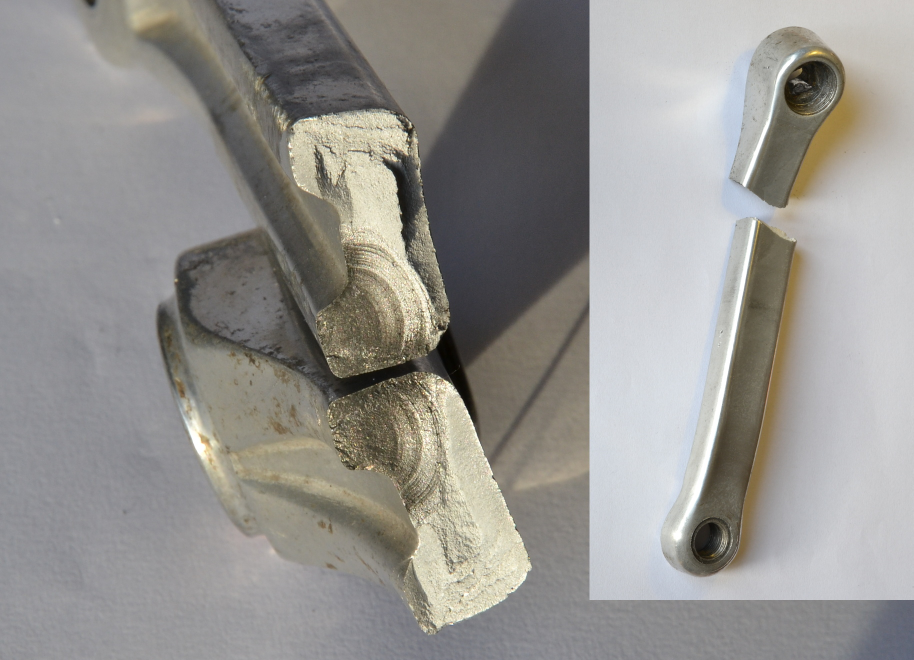
#> input picture fatigue-film/assets/crank_fracture.jpg, 1827 x 1320 px (shown at 1/2 size)
$ python -i render_video.py   (imports and definitions only)
#> lines starting #> are read from the running program, lines starting #| are printed output that depends on the picture
"""Deterministic science-animation renderer: Pillow frames + FFmpeg H.264.

Usage: python render_video.py --preview
       python render_video.py --render --workers 3
The included audio/captions make the video reproducible offline.
"""
import argparse
import bisect
import concurrent.futures
import functools
import json
import math
import subprocess
from pathlib import Path

import numpy as np
from PIL import Image, ImageDraw, ImageFont

ROOT=Path(__file__).resolve().parent
# [1 line that did not run here, left out]
# [1 line that did not run here, left out]
# [1 line that did not run here, left out]
# [2 lines not run here, left out]
BG='#091321'; PANEL='#102338'; EDGE='#294258'; WHITE='#edf6ff'
MUTED='#a1b5c9'; CYAN='#40dcdf'; BLUE='#6c9fff'; GOLD='#ffc36b'; RED='#ff737d'


# [4 lines left out: function font, not called in this run]


def tw(text,size=32,bold=False):
    return font(size,bold).getlength(text)


def text(d,xy,s,size=32,color=WHITE,bold=False,anchor=None):
    d.text(xy,s,font=font(size,bold),fill=color,anchor=anchor,stroke_width=0)


# [11 lines left out: function lines, not called in this run]


def fittext(d,xy,s,maxwidth,size=60,color=WHITE,bold=True):
    while tw(s,size,bold)>maxwidth: size-=1
    text(d,xy,s,size,color,bold)


def panel(d,box,fill=PANEL,outline=EDGE,r=24):
    d.rounded_rectangle(tuple(map(int,box)),r,fill=fill,outline=outline,width=2)


def line(d,pts,color=CYAN,width=5):
    d.line([(int(x),int(y)) for x,y in pts],fill=color,width=int(width),joint='curve')


# [14 lines left out: functions arrow, dashed, not called in this run]


def dot(d,x,y,r=8,c=CYAN):
    d.ellipse((x-r,y-r,x+r,y+r),fill=c)


def ring(d,x,y,r=30,c=CYAN,width=4):
    d.ellipse((x-r,y-r,x+r,y+r),outline=c,width=width)


# [5 lines left out: function chip, not called in this run]


def clamp(x): return max(0.,min(1.,x))
def smooth(x): x=clamp(x); return x*x*(3-2*x)


# [10 lines left out: function background, not called in this run]


@functools.lru_cache(None)
def photo(name): return Image.open(ROOT/'assets'/name).convert('RGB')


# [22 lines left out: functions sized_photo, place, formula_img, not called in this run]


def formula(im,expr,x,y,size=72,color=WHITE):
    p=formula_img(expr,size,color); im.alpha_composite(p,(int(x),int(y)))
    return p.width,p.height


# [29 lines left out: functions base, caption, not called in this run]


@functools.lru_cache(None)
def get_captions(): return json.loads((ROOT/'captions.json').read_text())


# [375 lines left out: functions bike, plate, sn_chart, reading, intro, loading and 14 more, not called in this run]


DRAWERS={'intro':intro,'loading':loading,'specimen':specimen,'growth':growth,
         'sn_axes':sn_axes,'sn_read':sn_read,'sn_limits':sn_limits,'toughness':toughness,
         'formula':formula_scene,'ki_changes':ki_changes,'critical':critical,
         'bike':bicycle_scene,'bike_load':bike_load,'bike_crack':bike_crack,
         'bike_link':bike_link,'care':care}


# [5 lines left out: function frame, not called in this run]


def render_scene(scene):
    path=TMP/(scene['id']+'.mp4'); count=round((scene['end']-scene['start'])*FPS)
    cmd=['ffmpeg','-v','error','-y','-f','rawvideo','-pixel_format','rgb24',
         '-video_size',f'{W}x{H}','-framerate',str(FPS),'-i','-',
         '-an','-c:v','libx264','-preset','fast','-crf','19','-threads','2',
         '-pix_fmt','yuv420p','-movflags','+faststart',str(path)]
    proc=subprocess.Popen(cmd,stdin=subprocess.PIPE)
    for i in range(count):
        t=scene['start']+i/FPS
        proc.stdin.write(frame(scene,t).tobytes())
    proc.stdin.close()
    if proc.wait()!=0: raise RuntimeError(f"Encoding failed: {scene['id']}")
    return scene['id'],path.stat().st_size


# [31 lines left out: functions previews, render, not called in this run]


# [7 lines not run here, left out]

>>> import cv2
>>> picture = cv2.imread('assets/crank_fracture.jpg', cv2.IMREAD_GRAYSCALE)
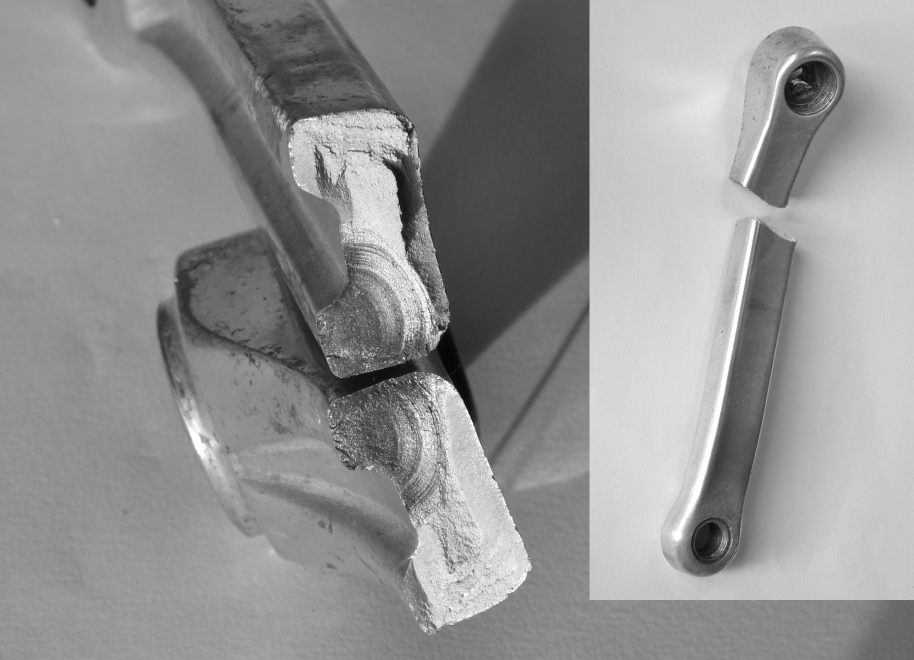
#> picture: shape (1320, 1827) (shown at 1/2 size); min 3, max 255, mean 147.3
#> (the run stopped early here; a loop or call above may not have finished)
